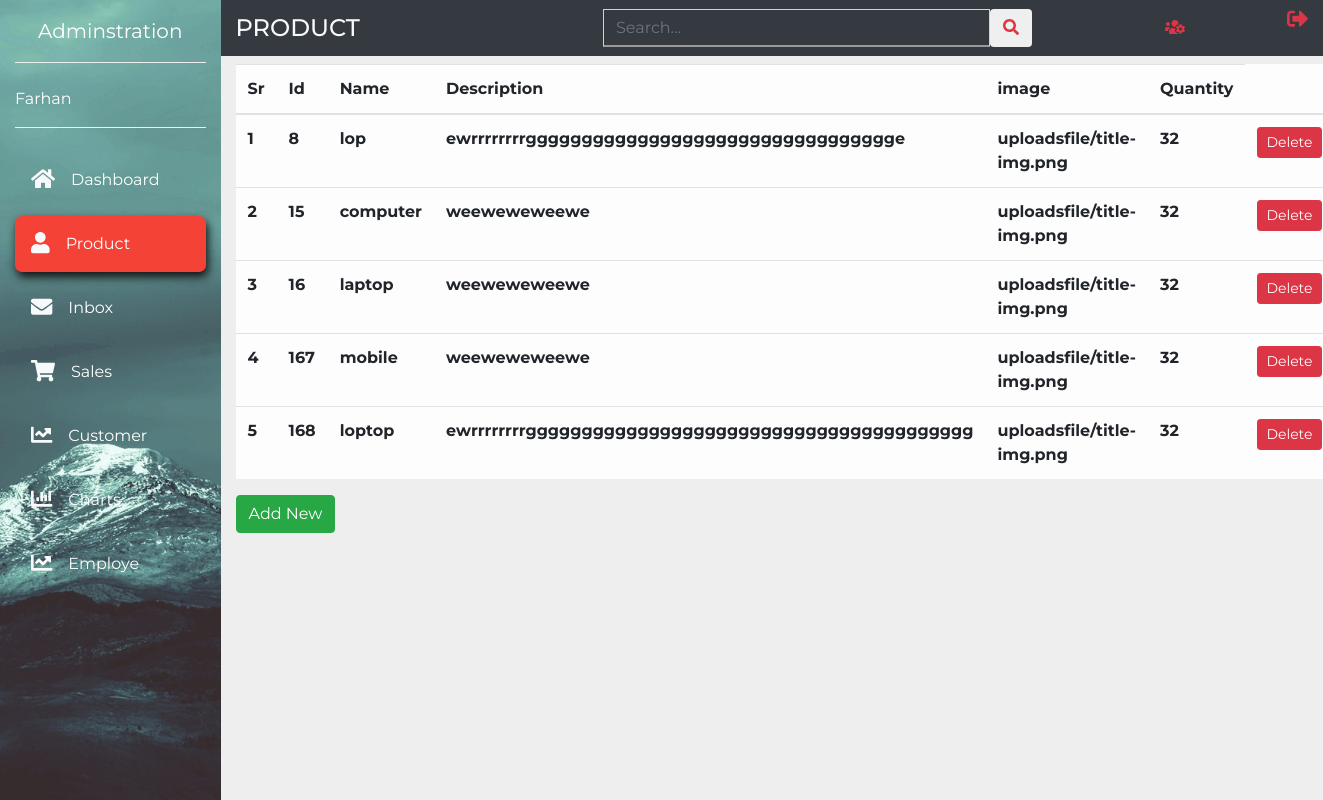
The app's page /Product.php with its own data.
### tables this page shows
CREATE TABLE `product` (
  `pid` int(11) NOT NULL,
  `name` varchar(25) NOT NULL,
  `price` float NOT NULL,
  `description` varchar(50) NOT NULL,
  `img` blob NOT NULL,
  `quantity` int(11) NOT NULL,
  `bid` int(11) NOT NULL,
  `cid` int(11) NOT NULL
);

### Product.php (the view, shortened to what this page needs)
<!doctype html>
<html lang="en">
  <head>
    <link rel="stylesheet" href="https://stackpath.bootstrapcdn.com/bootstrap/4.1.1/css/bootstrap.min.css">
    <link rel="stylesheet" href="style.css">
  </head>
  <body>
    <nav class="navbar navbar-expand-md navbar-light">
      <div class="collapse navbar-collapse" id="myNavbar">
        <div class="container">
          <div class="row">
            <div class="col-xl-2 col-lg-3 col-md-4 sidebar fixed-top">
              <a href="#" class="navbar-brand text-white d-block mx-auto text-center py-3 mb-4 bottom-border">Adminstration</a>
              <div class="bottom-border pb-3">
                 <a href="#" class="text-white">Farhan</a>
              </div>
              <ul class="navbar-nav flex-column mt-4">
                <li class="nav-item"><a href="Admin.php" method="post" class="nav-link text-white p-3 mb-2 sidebar-link"><i class="fas fa-home text-light fa-lg mr-3"></i>Dashboard</a></li>
                <li class="nav-item"><a href="Product.php" class="nav-link text-white p-3 mb-2  current"><i class="fas fa-user text-light fa-lg mr-3"></i>Product</a></li>
                <li class="nav-item"><a href="inbox.php" class="nav-link text-white p-3 mb-2 sidebar-link"><i class="fas fa-envelope text-light fa-lg mr-3"></i>Inbox</a></li>
                <li class="nav-item"><a href="sales.php" class="nav-link text-white p-3 mb-2 sidebar-link"><i class="fas fa-shopping-cart text-light fa-lg mr-3"></i>Sales</a></li>
                <li class="nav-item"><a href="Customer.php" class="nav-link text-white p-3 mb-2 sidebar-link"><i class="fas fa-chart-line text-light fa-lg mr-3"></i>Customer</a></li>
                <li class="nav-item"><a href="charts.php" class="nav-link text-white p-3 mb-2 sidebar-link"><i class="fas fa-chart-bar text-light fa-lg mr-3"></i>Charts</a></li>
                <li class="nav-item"><a href="Employe.php" class="nav-link text-white p-3 mb-2 sidebar-link"><i class="fas fa-chart-line text-light fa-lg mr-3"></i>Employe</a></li>
              </ul>
            </div>
            <div class="col-xl-10 col-lg-9 col-md-8 ml-auto bg-dark fixed-top py-2 top-navbar">
              <div class="row align-items-center">
                <div class="col-md-4">
                  <h4 class="text-light text-uppercase mb-0">Product</h4>
                </div>
                <div class="col-md-5">
                  <form>
                    <div class="input-group">
                      <input type="text" class="form-control search-input" placeholder="Search...">
                      <button type="button" class="btn btn-white search-button"><i class="fas fa-search text-danger"></i></button>
                    </div>
                  </form>
                </div>
                <div class="col-md-3">
                  <ul class="navbar-nav">
                  <li class="nav-item icon-parent ml-md-auto"><a href="#" class="nav-link" data-toggle="modal" data-target="#sign-out" class="nav-link icon-bullet"><i class="fas fa-users-cog text-danger"></i></i></a></li>
                  <li class="nav-item ml-md-auto"><a href="#"><i class="fas fa-sign-out-alt text-danger fa-lg"></i></a></li>
                </ul>
                </div>
              </div>
            </div>
          </div>
        </div>
      </div>
    </nav>
    <section>
    <div class="container-fluid" >
    <div class="row">
          <div class="col-xl-10 col-lg-9 col-md-8 ml-auto">
            <div class="row align-items-center mt-5">
              <div class="col-xl-11">
                <div id="accordion">
<table class="table table-light table-hover" id="First_table">
		<tr>
    <th>Sr</th>
			<th>Id</th>
			<th>Name</th>
      <th>Description</th>
      <th>image</th>
			<th>Quantity</th>
		</tr>
		<tbody>
        <?php
        include "connection.php";
        $sql = "SELECT * FROM product";
        $records = mysqli_query($conn, $sql);
        if ($records->num_rows>0){
            $sr = 1;
            while ($record = $records->fetch_object()) {
                $recordId = $record->pid;
                $name = $record->name;
                $description = $record->description;
                $image= $record->img;
                $quantity = $record->quantity;
                ?>
                <form action="remove.php" method="POST">
                <tr>
                    <th><?php echo $sr;?></th>
                    <th><?php echo $recordId;?></th>
                    <th><?php echo $name;?></th>
                    <th><?php echo $description;?></th>
                    <th><?php echo $image;?></th>
                    <th><?php echo $quantity;?></th>
                    <td><button type="submit" class="btn btn-danger btn-sm">Delete</td>
                </tr>
                </form>
                <?php
                $sr++;
            }
        }
        ?>
        </tbody>
   </table>
   <button type="button"   class="btn btn-success"  data-toggle="modal" data-target="#Add-Items" >Add New</button>
    </div>
    </div>
    </div>
    </div>
    </div>
    </div>
  </body>
</html>

### style.css (style rules this page uses)
body { font-family: 'Montserrat', sans-serif; background-color: #eee; }
.sidebar { height: 100vh; background: url(images/side-bar.jpg); background-position: center; background-repeat: no-repeat; background-size: cover; }
.bottom-border { border-bottom: 1px groove #eee; }
.sidebar-link { transition: all .4s; }
.current { background-color: #f44336; border-radius: 7px; box-shadow: 2px 5px 10px #111; transition: all .3s; }
.search-input { background: transparent; border-radius: 0; border-bottom: 2px solid #999; transition: all .4s; }
.icon-parent { position: relative; }

### records on screen
product: pid "8", name "lop", description "ewrrrrrrrrggggggggggggggggggggggggggggggggge", img "uploadsfile/title-img.png", quantity "32"
product: pid "15", name "computer", description "weeweweweewe", img "uploadsfile/title-img.png", quantity "32"
product: pid "16", name "laptop", description "weeweweweewe", img "uploadsfile/title-img.png", quantity "32"
product: pid "167", name "mobile", description "weeweweweewe", img "uploadsfile/title-img.png", quantity "32"
product: pid "168", name "loptop", description "ewrrrrrrrrgggggggggggggggggggggggggggggggggggggggg", img "uploadsfile/title-img.png", quantity "32"
